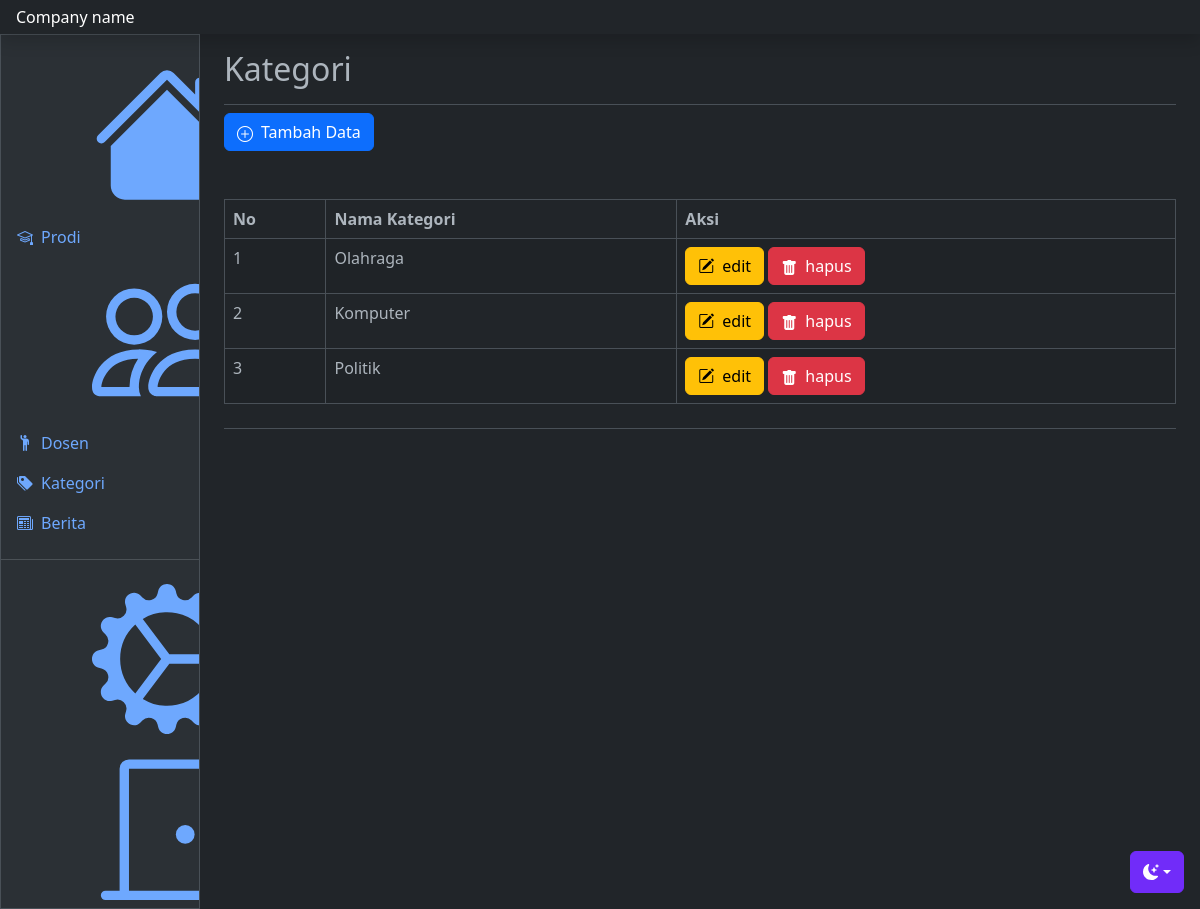
/admin/index.php?p=kategori (signed in), run on the app's committed database.
### tables this page shows
CREATE TABLE `kategori` (
  `id` int(11) NOT NULL,
  `nama_kategori` varchar(50) NOT NULL
);

### admin/kategori.php (the view, shortened to what this page needs)
<?php
    include '../koneksi.php';
    $aksi = isset($_GET['aksi']) ? $_GET['aksi'] : 'list';
    switch($aksi){
        case 'list':
?>
            <h1 class="h2 border-bottom pb-3">Kategori</h1>
            <a href="index.php?p=kategori&aksi=input" class="btn btn-primary mb-5"><i class="bi bi-plus-circle me-2"></i>Tambah Data</a>
            <table id="example" class="table table-bordered table-striped">
                <thead>
                    <tr>
                        <th>No</th>
                        <th>Nama Kategori</th>
                        <th>Aksi</th>
                    </tr>
                </thead>
                <tbody>
                    <?php
                    $getData = mysqli_query($db,"SELECT * FROM kategori");
                    $no = 1;
                    while($kategori = mysqli_fetch_array($getData)){
                        ?>
                    <tr>
                        <td><?= $no ?></td>
                        <td><?= $kategori['nama_kategori'] ?></td>
                        <td>
                            <a href="index.php?p=kategori&aksi=edit&id=<?= $kategori['id'] ?>" class="btn btn-warning"><bi class="bi-pencil-square me-2"></bi>edit</a>
                            <a href="proses_kategori.php?proses=delete&id=<?= $kategori['id'] ?>" class="btn btn-danger"  onclick="return confirm('yakin ingin menghapus data?')"><i class="bi bi-trash-fill me-2"></i>hapus</a>
                        </td>
                    </tr>
                    <?php
                    $no++;
                }
                ?>
                </tbody>
            </table>
    <?php
            break;
    ?>
    <?php
    }
?>

### admin/index.php (style rules this page uses)
.bi { vertical-align: -.125em; fill: currentColor; }

### data on the page
kategori: nama_kategori "Olahraga"
kategori: nama_kategori "Komputer"
kategori: nama_kategori "Politik"
